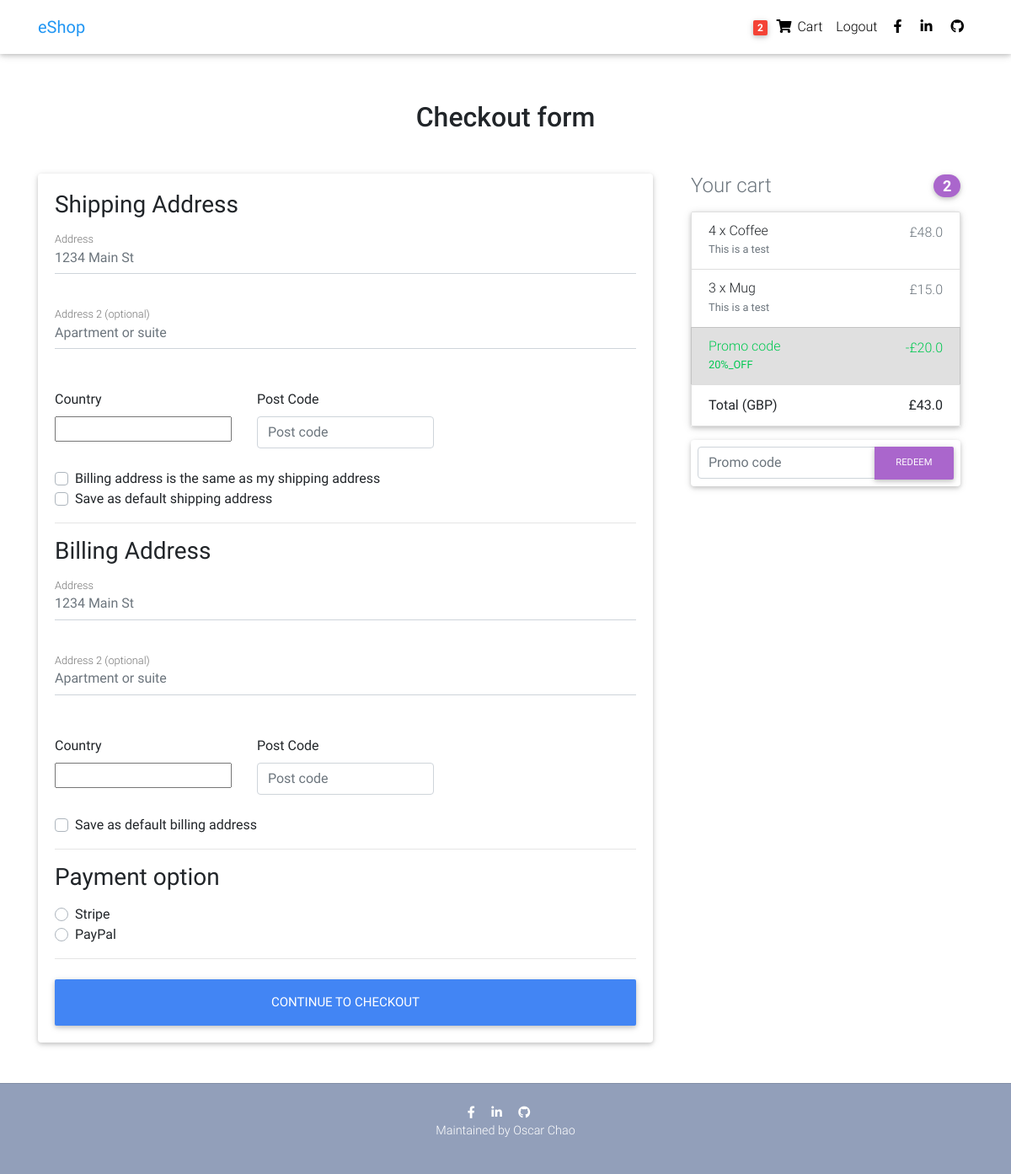
Before: /checkout/ (signed in) with the older database file.
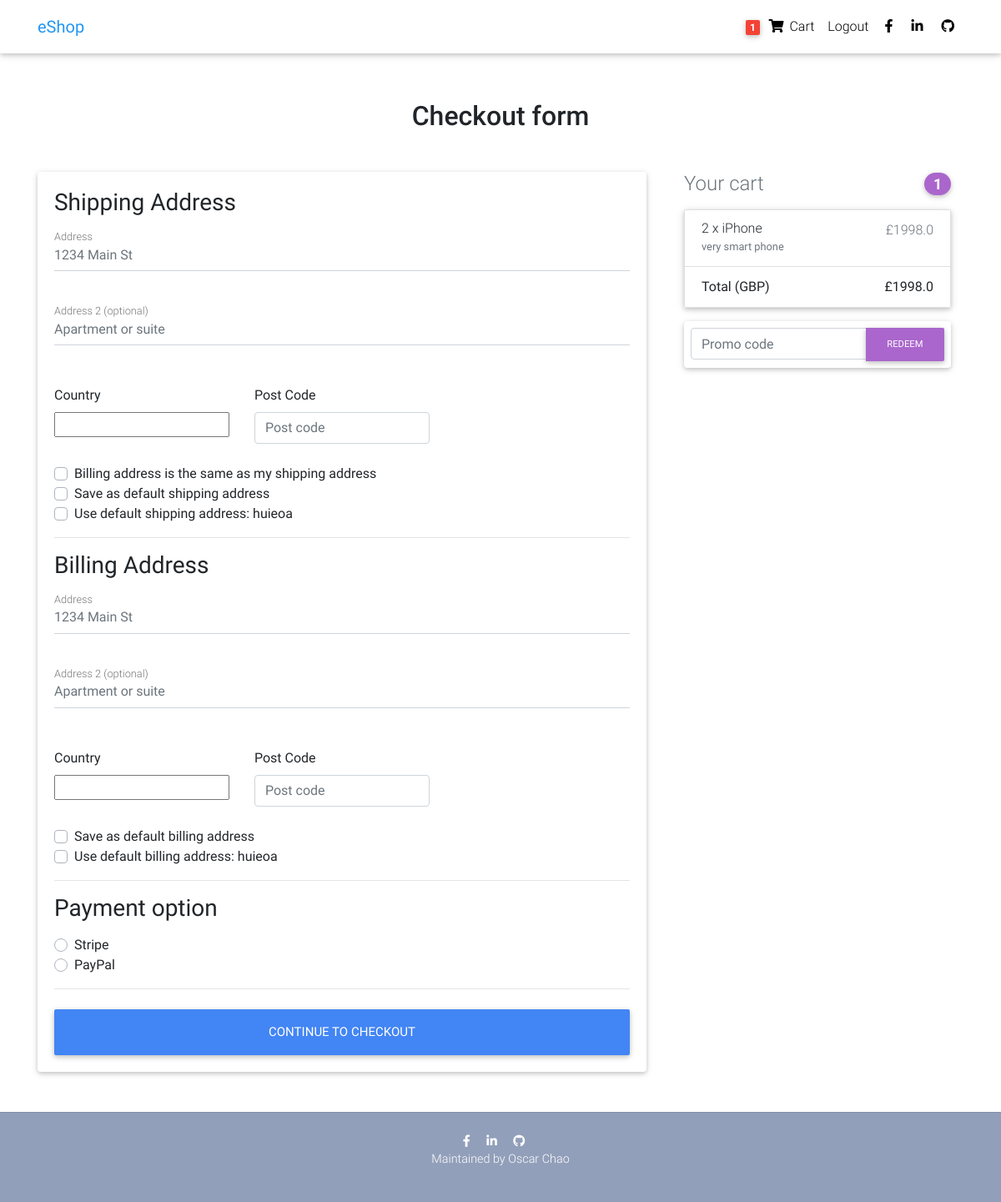
After: the same page with the newer database file.
### profiles/models.py (models this page shows, shortened)
class Order(models.Model):
    user = models.ForeignKey(settings.AUTH_USER_MODEL, on_delete=models.CASCADE)
    ref_code = models.CharField(max_length=20, blank=True, null=True)
    items = models.ManyToManyField(OrderItem)
    start_date = models.DateTimeField(auto_now_add=True)
    ordered_date = models.DateTimeField()
    ordered = models.BooleanField(default=False)
    shipping_address = models.ForeignKey('Address', related_name='shipping_address', on_delete=models.SET_NULL, blank=True, null=True)
    billing_address = models.ForeignKey('Address', related_name='billing_address', on_delete=models.SET_NULL, blank=True, null=True)
    payment = models.ForeignKey('Payment', on_delete=models.SET_NULL, blank=True, null=True)
    coupon = models.ForeignKey('Coupon', on_delete=models.SET_NULL, blank=True, null=True)
    being_delivered = models.BooleanField(default=False)
    received = models.BooleanField(default=False)
    refund_requested = models.BooleanField(default=False)
    refund_granted = models.BooleanField(default=False)
    def get_total(self):
        total = 0
        for order_item in self.items.all():
            total += order_item.get_final_price()
        if self.coupon:
            total -= self.coupon.amount
        return total

class OrderItem(models.Model):
    user = models.ForeignKey(settings.AUTH_USER_MODEL, on_delete=models.CASCADE)
    ordered = models.BooleanField(default=False)
    item = models.ForeignKey(Item, on_delete=models.CASCADE)
    quantity = models.IntegerField(default=1)
    def get_total_item_price(self):
        return self.quantity * self.item.price
    def get_total_discount_item_price(self):
        return self.quantity * self.item.discount_price
    def get_final_price(self):
        if self.item.discount_price:
            return self.get_total_discount_item_price()
        return self.get_total_item_price()

class Item(models.Model):
    title = models.CharField(max_length=120)
    price = models.FloatField()
    discount_price = models.FloatField(blank=True, null=True)
    category = models.CharField(choices=CATEGORY_CHOICES, max_length=2)
    label = models.CharField(choices=LABEL_CHOICES, max_length=1)
    slug = models.SlugField()
    description = models.TextField()
    image = models.ImageField()

class Coupon(models.Model):
    code = models.CharField(max_length=15)
    amount = models.FloatField()

class Address(models.Model):
    user = models.ForeignKey(settings.AUTH_USER_MODEL, on_delete=models.CASCADE)
    street_address = models.CharField(max_length=100)
    apartment_address = models.CharField(max_length=100)
    country = CountryField(multiple=False)
    post_code = models.CharField(max_length=100)
    address_type = models.CharField(max_length=1, choices=ADDRESS_CHOICES)
    default = models.BooleanField(default=False)
    class Meta:
        verbose_name_plural = 'Addresses'

### profiles/views.py (the view, shortened to what this page needs)
# urls.py: path('checkout/', CheckoutView.as_view(), name='checkout'),
class CheckoutView(View):
    def get(self, *args, **kwargs):
        try:
            order = Order.objects.get(user=self.request.user, ordered=False)
            form = CheckOutForm()
            context = {
                'form': form,
                'couponform': CouponForm(),
                'order': order,
                'DISPLAY_COUPON_FORM': True
            }
            shipping_address_qs = Address.objects.filter(
                user=self.request.user,
                address_type='S',
                default=True
            )
            if shipping_address_qs.exists():
                context.update({'default_shipping_address': shipping_address_qs[0]})
            billing_address_qs = Address.objects.filter(
                user=self.request.user,
                address_type='B',
                default=True
            )
            if billing_address_qs.exists():
                context.update({'default_billing_address': billing_address_qs[0]})
            return render(self.request, "checkout.html", context)
        except ObjectDoesNotExist:
            messages.info(self.request, "You do not have an active order")
            return redirect("profiles:checkout")

### profiles/forms.py
class CheckOutForm(forms.Form):
    shipping_address = forms.CharField(required=False)
    shipping_address2 = forms.CharField(required=False)
    shipping_country = CountryField(blank_label='(select country)').formfield(
        required=False,
        widget=CountrySelectWidget(attrs={
        'class': 'custom-select d-block w-100',
    }))
    shipping_post_code = forms.CharField(required=False)
    billing_address = forms.CharField(required=False)
    billing_address2 = forms.CharField(required=False)
    billing_country = CountryField(blank_label='(select country)').formfield(
        required=False,
        widget=CountrySelectWidget(attrs={
        'class': 'custom-select d-block w-100',
    }))
    billing_post_code = forms.CharField(required=False)
    same_billing_address = forms.BooleanField(required=False)
    set_default_shipping = forms.BooleanField(required=False)
    use_default_shipping = forms.BooleanField(required=False)
    set_default_billing = forms.BooleanField(required=False)
    use_default_billing = forms.BooleanField(required=False)
    payment_option = forms.ChoiceField(widget=forms.RadioSelect, choices=PAYMENT_CHOICES)

### templates/checkout.html (shortened to what the changed rows need)
{% extends 'home-page.html' %}
{% block content %}
  <main>
    <div class="container wow fadeIn">
      <h2 class="my-5 h2 text-center">Checkout form</h2>
      <div class="row">
        <div class="col-md-8 mb-4">
          <div class="card">
            <form method="POST" class="card-body">
            {% if default_shipping_address %}
            <div class="custom-control custom-checkbox">
              <label class="custom-control-label" for="use_default_shipping">Use default shipping address: {{ default_shipping_address.street_address|truncatechars:10 }}</label>
            </div>
            {% endif %}
            {% if default_billing_address %}
            <div class="custom-control custom-checkbox">
              <label class="custom-control-label" for="use_default_billing">Use default billing address: {{ default_billing_address.street_address|truncatechars:10 }}</label>
            </div>
            {% endif %}
            <div class="d-block my-3">
              {% for value, name in form.fields.payment_option.choices %}
              <div class="custom-control custom-radio">
                <label class="custom-control-label" for="{{ name }}">{{ name }}</label>
              </div>
              {% endfor %}
            </div>
            </form>
          </div>
        </div>
        <div class="col-md-4 mb-4">
          {% include 'order_snippet.html' %}
        </div>
      </div>
    </div>
  </main>
{% endblock content %}

### templates/base.html (shortened to what this page needs)
<!DOCTYPE html>
{% load static %}
{% load cart_template_tags %}
<html lang="en">
<head>
  <link rel="stylesheet" href="https://use.fontawesome.com/releases/v5.11.2/css/all.css">
  <link href="{% static 'css/bootstrap.min.css' %}" rel="stylesheet">
  <link href="{% static 'css/mdb.min.css' %}" rel="stylesheet">
  <link href="{% static 'css/style.min.css' %}" rel="stylesheet">
</head>
<body>
  <nav class="navbar fixed-top navbar-expand-lg navbar-light white scrolling-navbar">
    <div class="container">
      <a class="navbar-brand waves-effect" href="/" target="_blank">
        <strong class="blue-text">eShop</strong>
      </a>
      <div class="collapse navbar-collapse" id="navbarSupportedContent">
        <ul class="navbar-nav nav-flex-icons">
        {% if user.is_authenticated %}
          <li class="nav-item">
            <a href="{% url 'profiles:order-summary' %}" class="nav-link waves-effect">
              <span class="badge red z-depth-1 mr-1"> {{ request.user|cart_item_count }} </span>
              <i class="fas fa-shopping-cart"></i>
              <span class="clearfix d-none d-sm-inline-block"> Cart </span>
            </a>
          </li>
          <li class="nav-item">
            <a class="nav-link waves-effect" href="#">
              <span class="clearfix d-none d-sm-inline-block"> Logout </span>
            </a>
          </li>
        {% endif %}
          <li class="nav-item">
            <a href="https://www.facebook.com/W.D.Chao" class="nav-link waves-effect" target="_blank">
              <i class="fab fa-facebook-f"></i>
            </a>
          </li>
          <li class="nav-item">
            <a href="https://www.linkedin.com/in/wen-ding-chao-797886195" class="nav-link waves-effect" target="_blank">
              <i class="fab fa-linkedin-in"></i>
            </a>
          </li>
          <li class="nav-item">
            <a href="https://github.com/asprince112" class="nav-link waves-effect"
              target="_blank">
              <i class="fab fa-github"></i>
            </a>
          </li>
        </ul>
      </div>
    </div>
  </nav>
    <div class="mt-5 pt-4">
    </div>
    {% block content %}
    {% endblock content %}
  {% include 'footer.html' %}
</body>
</html>

### templates/order_snippet.html (shortened to what this page needs)
<div class="col-md-12 mb-4">
  <h4 class="d-flex justify-content-between align-items-center mb-3">
    <span class="text-muted">Your cart</span>
    <span class="badge badge-secondary badge-pill">{{ order.items.count }}</span>
  </h4>
  <ul class="list-group mb-3 z-depth-1">
    {% for order_item in order.items.all %}
      <li class="list-group-item d-flex justify-content-between lh-condensed">
        <div>
          <h6 class="my-0">{{ order_item.quantity }} x {{ order_item.item.title }}</h6>
          <small class="text-muted">{{ order_item.item.description }}</small>
        </div>
        <span class="text-muted">£{{ order_item.get_final_price }}</span>
      </li>
    {% endfor %}
    {% if order.coupon %}
      <li class="list-group-item d-flex justify-content-between bg-light">
        <div class="text-success">
          <h6 class="my-0">Promo code</h6>
          <small>{{ order.coupon.code }}</small>
        </div>
        <span class="text-success">-£{{ order.coupon.amount }}</span>
      </li>
    {% endif %}
    <li class="list-group-item d-flex justify-content-between">
      <strong><span>Total (GBP)</span></strong>
      <strong>£{{ order.get_total }}</strong>
    </li>
  </ul>
  {% if DISPLAY_COUPON_FORM %}
    <form class="card p-2" action="{% url 'profiles:add-coupon'%}" method="POST">
        <div class="input-group">
          {{ couponform.code }}
          <div class="input-group-append">
            <button class="btn btn-secondary btn-md waves-effect m-0" type="submit">Redeem</button>
          </div>
        </div>
    </form>
  {% endif %}
</div>

Changed rows visible on the page:
removed Order: items.count "2", coupon.code "20%_OFF", coupon.amount "20.0", get_total "43.0"
removed OrderItem: quantity "4", item "Coffee", item.description "This is a test", get_final_price "48.0"
removed OrderItem: quantity "3", item "Mug", item.description "This is a test", get_final_price "15.0"
added Address: street_address "huieoa"
added Address: street_address "huieoa"
added Order: items.count "1", get_total "1998.0"
added OrderItem: quantity "2", item "iPhone", item.description "very smart phone", get_final_price "1998.0"
Other visible differences:
{{ request.user|cart_item_count }}: "2" → "1"
text no longer shown: "Promo code -£"
text now shown: "Use default shipping address: Use default billing address:"
